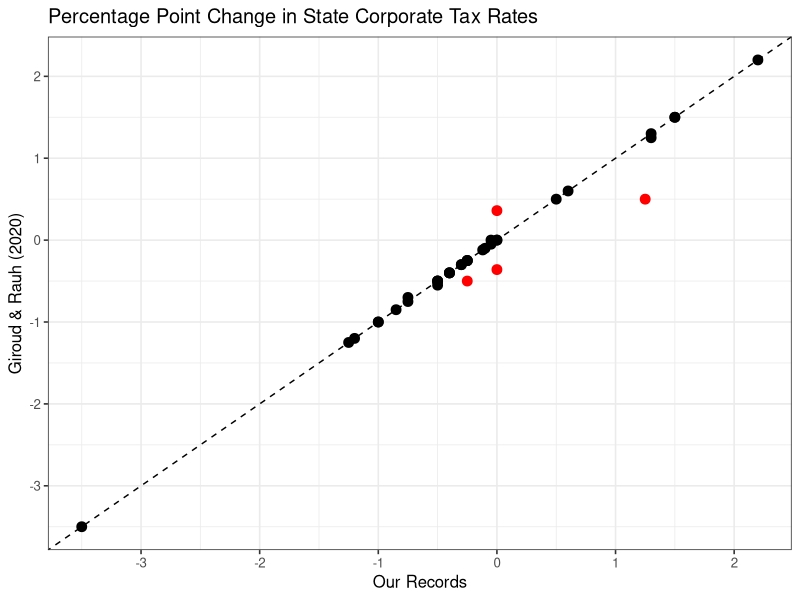

Generate this figure with R:
## ---- chunk 1
knitr::opts_chunk$set(echo = TRUE)
## ---- chunk 2
library(data.table)
library(ggplot2)
library(scales)
library(knitr)
## ---- chunk 3

CIT <- setDT(read.csv(file="StateCorpTax.csv"))
kable(CIT[state_name=='Illinois'])


## ---- chunk 4

## load Giroud-Rauh data
GR <- setDT(read.csv(file="GiroudRauh_1976_2012.csv"))
setnames(GR,'cit','cit_GR')
flag_states <- GR[cit_flag!=0,unique(state_name)]
print(flag_states)
GR <- GR[!(state_name %in% flag_states)] # drop flagged states

## merge GR data with my data
dd <- setDT(read.csv(file="StateCorpTax.csv"))
dd <- merge(dd,GR,by=c('state_name','year'))
dd <- merge(dd, dd[,list(state_name,year=year+1,cit_lag = cit,cit_GR_lag = cit_GR)],by=c('state_name','year'))
dd[, cit_diff := cit - cit_lag]
dd[, cit_GR_diff := cit_GR - cit_GR_lag]
change_share <- dd[,mean((cit_diff != 0) | (cit_GR_diff != 0))]
dd <- dd[((cit_diff != 0) | (cit_GR_diff != 0)),list(state_name,year,cit_diff,cit_GR_diff)]
sprintf("The tax rate changed in %s (%s percent) of the state-year observations.",nrow(dd),round(change_share*100,1))

## find those that are substantially different
similar <- dd[(abs(cit_diff - cit_GR_diff) < .1)]
different <- dd[!(abs(cit_diff - cit_GR_diff) < .1)]

## plot comparison of year-over-year tax changes
gg <- ggplot() +
  geom_point(aes(x=cit_diff,y=cit_GR_diff), data=similar, color="black", size=3) +
  geom_point(aes(x=cit_diff,y=cit_GR_diff), data=different, color="red", size=3) +
  theme_bw(base_size=12) + 
  labs(x="Our Records", y="Giroud & Rauh (2020)",title="Percentage Point Change in State Corporate Tax Rates") +
  geom_abline(intercept = 0, slope = 1, linetype='dashed') +
  scale_x_continuous(breaks= pretty_breaks()) +
  scale_y_continuous(breaks= pretty_breaks())
ggsave(gg,file='GR_tax_change_comparison.png',width=6,height=4)

## ---- chunk 5

setnames(different,c("State","Year","Ours","Giroud & Rauh"))
kable(different[])

